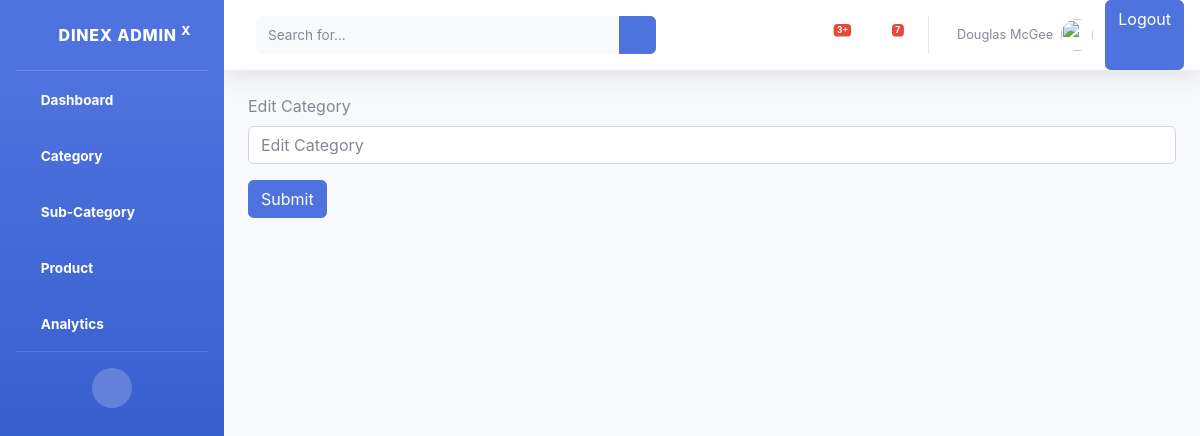
Before: /edit-categories/16/ with the older database file.
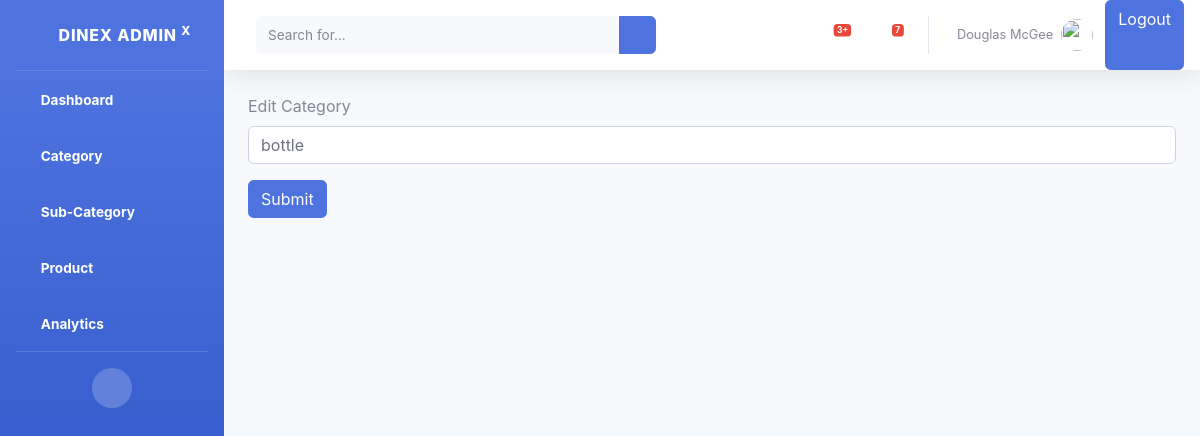
After: the same page with the newer database file.
### foodapp/models.py (models this page shows)
class Category(models.Model):
    category_name = models.CharField(max_length=200,unique=True)
    def __str__(self):
        return self.category_name

### foodapp/views.py (the view)
# urls.py: path('edit-categories/<int:pk>/',edit_category,name="edit_category"),
def edit_category(request,pk):
    edit_cat = Category.objects.filter(id =pk).last()
    print(edit_cat,"<==================>")
    if request.method == "POST":
        new_category_name = request.POST.get("edit_category")
        if new_category_name:
            edit_cat.category_name = new_category_name
            edit_cat.save()
            return redirect("categories")
    return render(request,"category/editcategory.html",context={"edit_category":edit_cat})

### foodapp/templates/category/editcategory.html (shortened to what this page needs)
{% include 'commans/header.html'%}
<div class= "container ">
<form method = "POST">
  <div class="form-group">
    <label for="inputcategory">Edit Category</label>
    <input type="text" name="edit_category" class="form-control" id="inputcategory" aria-describedby="emailHelp" value="{{edit_category.category_name}}" placeholder="Edit Category">
  </div>
  <button type="submit" class="btn btn-primary">Submit</button>
</form>
</div>
{% include 'commans/footer.html'%}

Changed rows visible on the page:
added Category: edit_category "bottle"
